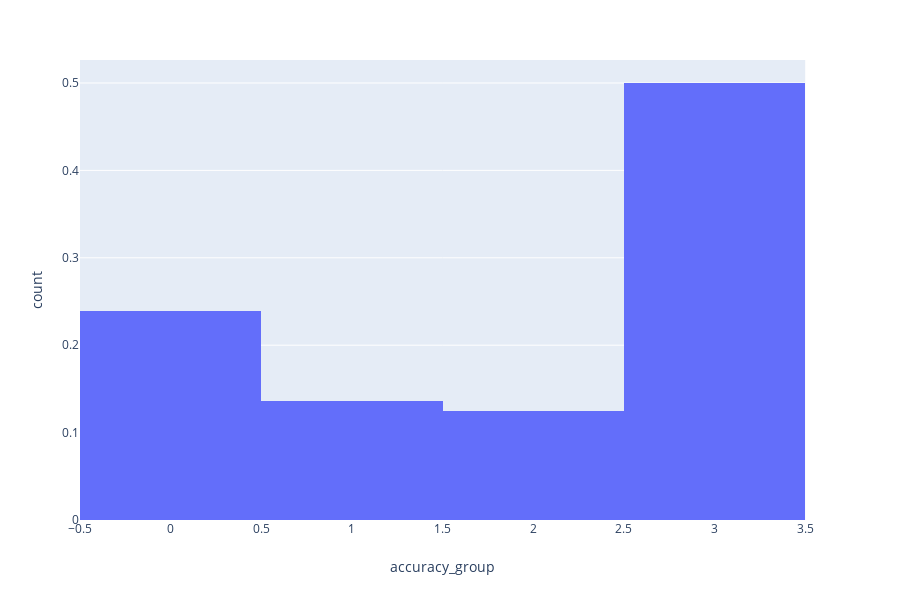

The notebook cell saved with this chart:
### Code cell
import plotly.express as px
fig = px.histogram(reduce_train, x="accuracy_group", histnorm='probability density',nbins=5)
fig.show()

### Figure 1 — Plotly figure (JSON) as saved in the notebook; plotly's stock layout.template omitted (floating-point values rounded to 4 significant figures; data arrays with more than 128 entries replaced by an {"elided": "..."} marker saying what was removed)
{"data": [{"alignmentgroup": "True", "bingroup": "x", "histnorm": "probability density", "hoverlabel": {"namelength": 0}, "hovertemplate": "accuracy_group=%{x}<br>count=%{y}", "legendgroup": "", "marker": {"color": "#636efa"}, "name": "", "nbinsx": 5, "offsetgroup": "", "orientation": "v", "showlegend": false, "type": "histogram", "x": {"elided": "17690 int values"}, "xaxis": "x", "yaxis": "y"}], "layout": {"barmode": "relative", "height": 600, "legend": {"tracegroupgap": 0}, "margin": {"t": 60}, "xaxis": {"anchor": "y", "domain": [0, 0.98], "title": {"text": "accuracy_group"}}, "yaxis": {"anchor": "x", "domain": [0, 1], "title": {"text": "count"}}}}
